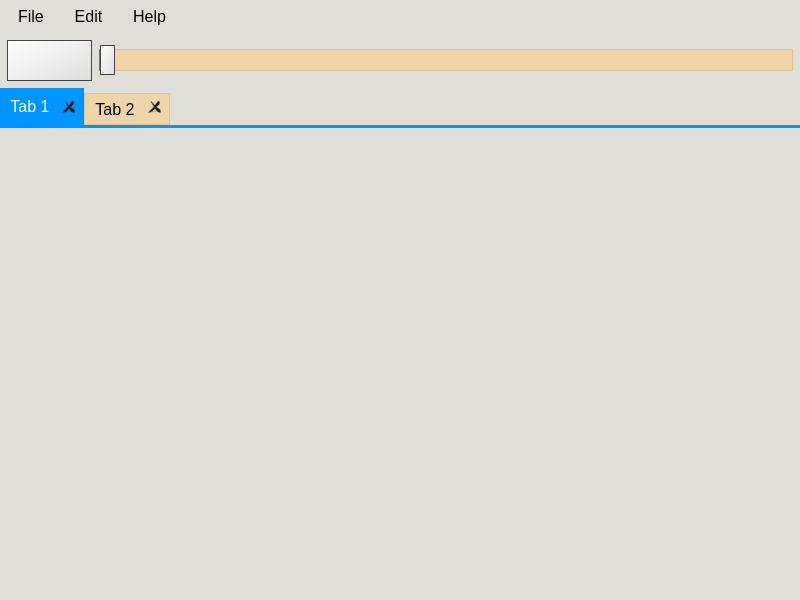
<?xml version="1.0" encoding="UTF-8"?>
<ui version="4.0">
 <class>MainWindow</class>
 <widget class="QMainWindow" name="MainWindow">
  <property name="geometry">
   <rect>
    <x>0</x>
    <y>0</y>
    <width>800</width>
    <height>600</height>
   </rect>
  </property>
  <property name="windowTitle">
   <string>Waves</string>
  </property>
  <property name="styleSheet">
   <string notr="true">/* Application-wide properties*/
* {
    color: black;
    font-size: 12pt;
}

QMainWindow {
    background-color: #e0ded8;
}

QMenuBar {
	background-color: #e0ded8;
	margin: 0px;
	border: 0px;
}

    QMenuBar::item {
        spacing: 3px; /* spacing between menu bar items */
        padding: 7px 12px;
        background: transparent;
    }

        QMenuBar::item:selected { /* when selected using mouse or keyboard */
			background: #efd4a9;
			border: 1px solid #dcc399;
        }

        QMenuBar::item:pressed {
			background: #efd4a9;
			border: 0px solid #dcc399;
        }

QMenu {
	margin: 0px;
	border: 0px;
}

    QMenu::item {
        padding: 12px 24px;
		background: #efd4a9;
    }

        QMenu::item:selected {
            background: #0094ff;
			color: white;
        }

    QMenu::separator {
        height: 1px;
		background-color: black;
    }

    QMenu::indicator {
        width: 13px;
        height: 13px;
    }


/* Actual controls*/

QLabel {
}

QPushButton {
background: qlineargradient(x1:0, y1:0, x2:1, y2:1, stop:0 #fff, stop:1 #ddd);
border: 1px solid #444;
    padding: 10px 20px;
}

    QPushButton:hover {
background: qlineargradient(x1:0, y1:0, x2:1, y2:1, stop:0 #fff, stop:1 #ddd);
border: 1px solid #444;
    }

    QPushButton:pressed {
        background-color: #0094ff;
    }


QSlider {
	height: 35px;
}


QSlider::groove:horizontal {
 background: #efd4a9;
border: 1px solid #dcc399;
height: 20px;
}

QSlider::sub-page:horizontal {
 background: #0094ff;
height: 15px;
}

QSlider::add-page:horizontal {
 background: #efd4a9;
border: 1px solid #dcc399;
height: 15px;
}

QSlider::handle:horizontal {
background: qlineargradient(x1:0, y1:0, x2:1, y2:1, stop:0 #fff, stop:1 #ddd);
border: 1px solid #444;
width: 13px;
margin-top: -5px;
margin-bottom: -5px;
}

QSlider::handle:horizontal:hover {
background: qlineargradient(x1:0, y1:0, x2:1, y2:1, stop:0 #fff, stop:1 #ddd);
border: 1px solid #444;
}



QRadioButton:hover {
    background: #535a57;
}

QRadioButton:pressed {
    background: #ff7500;
}

QRadioButton::indicator {
    width: 32px;
    height: 32px;
    padding: 5px 10px;
}

    QRadioButton::indicator::unchecked {
        image: url(forms/icons/check_empty.png);
    }

    QRadioButton::indicator:unchecked:hover {
        image: url(forms/icons/check_empty.png);
    }

    QRadioButton::indicator:unchecked:pressed {
        image: url(forms/icons/check_empty.png);
    }

    QRadioButton::indicator::checked {
        image: url(forms/icons/check_full.png);
    }

    QRadioButton::indicator:checked:hover {
        image: url(forms/icons/check_full.png);
    }

    QRadioButton::indicator:checked:pressed {
        image: url(forms/icons/check_full.png);
    }


QCheckBox {
    padding: 5px 10px;
}

    QCheckBox:hover {
        background: #535a57;
    }

    QCheckBox:pressed {
        background: #0094ff;
    }

    QCheckBox::indicator {
        width: 24px;
        height: 24px;
    }

        QCheckBox::indicator::unchecked {
            image: url(forms/icons/check_empty.png);
        }

        QCheckBox::indicator:unchecked:hover {
            image: url(forms/icons/check_empty.png);
        }

        QCheckBox::indicator:unchecked:pressed {
            image: url(forms/icons/check_empty.png);
        }

        QCheckBox::indicator::checked {
            image: url(forms/icons/check_full.png);
        }

        QCheckBox::indicator:checked:hover {
            image: url(forms/icons/check_full.png);
        }

        QCheckBox::indicator:checked:pressed {
            image: url(forms/icons/check_full.png);
        }


QTabWidget {
    background-color: #ff7500;
}

    QTabWidget::pane {
        border-top: 3px solid #0094ff;
    }

QTabBar::tab {
    background: #efd4a9;
	border: 1px solid #dcc399;
    min-width: 8ex;
    padding: 5px 10px;
}

	QTabBar::tab:hover {
        background: #6fc2ff;
		border: 0px;
    }

    QTabBar::tab:selected {
        background: #0094ff;
		color: white;
		border: 0px solid #dcc399;
    }

    QTabBar::tab:!selected {
        margin-top: 5px;
    }

QTabBar::close-button {
	image: url(:/icons/close-tab.png);
	subcontrol-position: right;
}

QTabBar::close-button:!selected {
	margin-top: 5px;
 }
 QTabBar::close-button:hover {
image: url(:/icons/close-tab-hover.png);
 }
</string>
  </property>
  <widget class="QWidget" name="centralwidget">
   <layout class="QVBoxLayout" name="verticalLayout">
    <property name="spacing">
     <number>0</number>
    </property>
    <property name="margin">
     <number>0</number>
    </property>
    <item>
     <layout class="QHBoxLayout" name="horizontalLayout">
      <property name="spacing">
       <number>7</number>
      </property>
      <property name="margin">
       <number>7</number>
      </property>
      <item>
       <widget class="QPushButton" name="pushButton">
        <property name="styleSheet">
         <string notr="true"/>
        </property>
        <property name="text">
         <string/>
        </property>
        <property name="icon">
         <iconset resource="resource.qrc">
          <normaloff>:/icons/Media-Play-48.png</normaloff>:/icons/Media-Play-48.png</iconset>
        </property>
        <property name="iconSize">
         <size>
          <width>32</width>
          <height>32</height>
         </size>
        </property>
        <property name="flat">
         <bool>false</bool>
        </property>
       </widget>
      </item>
      <item>
       <widget class="QSlider" name="horizontalSlider">
        <property name="styleSheet">
         <string notr="true"/>
        </property>
        <property name="orientation">
         <enum>Qt::Horizontal</enum>
        </property>
       </widget>
      </item>
     </layout>
    </item>
    <item>
     <widget class="QTabWidget" name="tabWidget">
      <property name="styleSheet">
       <string notr="true"/>
      </property>
      <property name="currentIndex">
       <number>0</number>
      </property>
      <property name="tabsClosable">
       <bool>true</bool>
      </property>
      <property name="movable">
       <bool>true</bool>
      </property>
      <widget class="QWidget" name="tab">
       <attribute name="title">
        <string>Tab 1</string>
       </attribute>
      </widget>
      <widget class="QWidget" name="tab_2">
       <attribute name="title">
        <string>Tab 2</string>
       </attribute>
      </widget>
     </widget>
    </item>
   </layout>
  </widget>
  <widget class="QMenuBar" name="menubar">
   <property name="geometry">
    <rect>
     <x>0</x>
     <y>0</y>
     <width>800</width>
     <height>36</height>
    </rect>
   </property>
   <widget class="QMenu" name="menuFile">
    <property name="title">
     <string>File</string>
    </property>
    <addaction name="actionNew"/>
    <addaction name="actionOpen"/>
    <addaction name="actionSave"/>
    <addaction name="actionSave_As"/>
    <addaction name="actionQuit"/>
   </widget>
   <widget class="QMenu" name="menuHelp">
    <property name="title">
     <string>Help</string>
    </property>
    <addaction name="actionManual"/>
    <addaction name="actionAbout"/>
   </widget>
   <widget class="QMenu" name="menuEdit">
    <property name="title">
     <string>Edit</string>
    </property>
    <addaction name="actionCut"/>
    <addaction name="actionCopy"/>
    <addaction name="actionPaste"/>
    <addaction name="actionUndo"/>
    <addaction name="actionRedo"/>
   </widget>
   <addaction name="menuFile"/>
   <addaction name="menuEdit"/>
   <addaction name="menuHelp"/>
  </widget>
  <action name="actionNew">
   <property name="text">
    <string>New</string>
   </property>
  </action>
  <action name="actionOpen">
   <property name="text">
    <string>Open</string>
   </property>
  </action>
  <action name="actionSave">
   <property name="text">
    <string>Save</string>
   </property>
  </action>
  <action name="actionSave_As">
   <property name="text">
    <string>Save As</string>
   </property>
  </action>
  <action name="actionQuit">
   <property name="text">
    <string>Quit</string>
   </property>
  </action>
  <action name="actionManual">
   <property name="text">
    <string>Manual</string>
   </property>
  </action>
  <action name="actionAbout">
   <property name="text">
    <string>About</string>
   </property>
  </action>
  <action name="actionCut">
   <property name="text">
    <string>Cut</string>
   </property>
  </action>
  <action name="actionCopy">
   <property name="text">
    <string>Copy</string>
   </property>
  </action>
  <action name="actionPaste">
   <property name="text">
    <string>Paste</string>
   </property>
  </action>
  <action name="actionUndo">
   <property name="text">
    <string>Undo</string>
   </property>
  </action>
  <action name="actionRedo">
   <property name="text">
    <string>Redo</string>
   </property>
  </action>
 </widget>
 <resources>
  <include location="resource.qrc"/>
 </resources>
 <connections/>
</ui>
